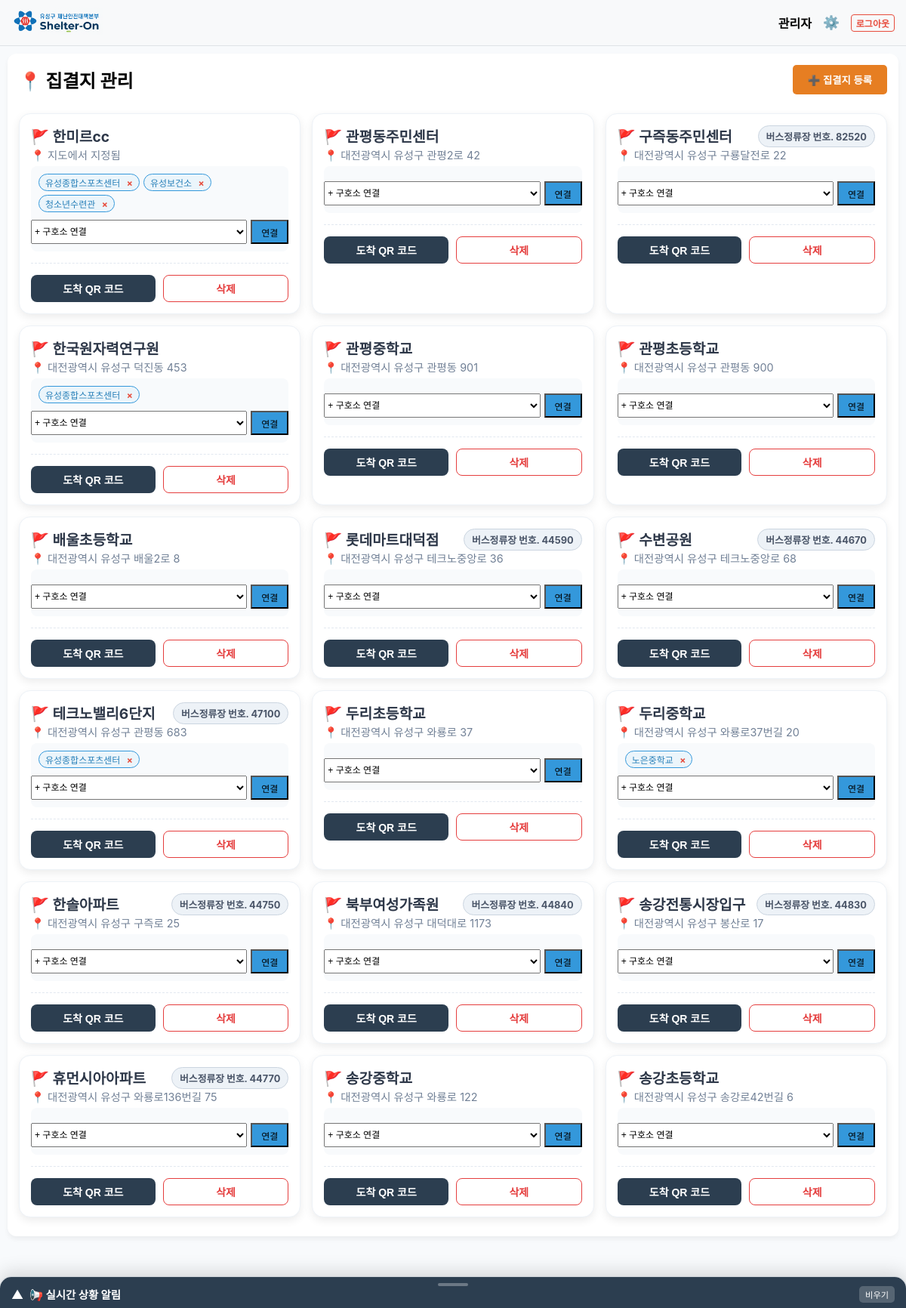
The app's page /admin/assembly (signed in) with its own data.
### models.py (models this page shows, shortened)
class AssemblyPoint(db.Model):
    __tablename__ = 'assembly_points'
    id = db.Column(db.Integer, primary_key=True)
    incident_id = db.Column(db.Integer, db.ForeignKey('incidents.id'), nullable=False)
    name = db.Column(db.String(100), nullable=False)
    address = db.Column(db.String(200))
    stop_no = db.Column(db.String(50)) # 정류장 번호 등 식별자
    is_active = db.Column(db.Boolean, default=True)
    latitude = db.Column(db.Float)
    longitude = db.Column(db.Float)
    destinations = db.relationship('AssemblyDestination', backref='assembly_point', cascade="all, delete-orphan")

class Shelter(db.Model):
    __tablename__ = 'shelters'
    id = db.Column(db.Integer, primary_key=True)
    incident_id = db.Column(db.Integer, db.ForeignKey('incidents.id'), nullable=False)
    name = db.Column(db.String(100), nullable=False) # 구호소명
    address = db.Column(db.String(200))
    phone = db.Column(db.String(20))
    area = db.Column(db.Integer)      # 면적
    capacity = db.Column(db.Integer)  # 수용 가능 인원
    is_active = db.Column(db.Boolean, default=True) # 운영 여부
    latitude = db.Column(db.Float)  # 위도
    longitude = db.Column(db.Float) # 경도
    residents_logs = db.relationship('ResidentLog', backref='shelter', lazy=True)
    supplies = db.relationship('Supply', backref='shelter', lazy=True)
    duty_orders = db.relationship('DutyOrder', backref='shelter', lazy=True)
    staff_logs = db.relationship('StaffLog', backref='shelter', lazy=True)

### app.py (the view)
@app.route('/admin/assembly')
@login_required
def admin_assembly():
    assemblies_orm = AssemblyPoint.query.filter_by(is_active=True).all()
    all_shelters = Shelter.query.filter_by(is_active=True).all()
    data = []
    for ap in assemblies_orm:
        dests = []
        for d in ap.destinations:
            if d.target_shelter and d.target_shelter.is_active:
                dests.append({'id': d.target_shelter.id, 'name': d.target_shelter.name})
        info = {
            'id': ap.id,
            'name': ap.name,
            'address': ap.address,
            'stop_no': ap.stop_no
        }
        data.append({'info': info, 'destinations': dests})
    shelter_options = [{'id': s.id, 'name': s.name} for s in all_shelters]
    return render_template('admin_assembly.html', assemblies=data, all_shelters=shelter_options)

### app.py (called while the page is built)
def login_required(f):
    @wraps(f)
    def decorated_function(*args, **kwargs):
        if 'logged_in' not in session:
            if request.endpoint not in ['login', 'login_resident', 'user_register', 'add_resident', 'kakao_resident_login', 'kakao_callback']:
                return redirect(url_for('login'))
        return f(*args, **kwargs)
    return decorated_function

### templates/admin_assembly.html (shortened to what this page needs)
{% extends "layout.html" %}
{% block content %}
<div class="card">
    <div style="display: flex; justify-content: space-between; align-items: center; margin-bottom: 15px;">
        <h2 style="margin: 0;">📍 집결지 관리</h2>
        <button onclick="openModal('assemblyModal')" style="background:#e67e22; width:auto; padding: 10px 20px; color: white; border: none; border-radius: 5px; cursor: pointer; font-weight: bold;">➕ 집결지 등록</button>
    </div>
    <div class="mobile-card-container">
        {% for item in assemblies %}
        <div class="data-card">
            {% if item.info.stop_no %}
            <div class="card-badge" style="background: #edf2f7; color: #4a5568; border: 1px solid #cbd5e0;">
                버스정류장 번호. {{ item.info.stop_no }}
            </div>
            {% endif %}
            <div class="card-title">🚩 {{ item.info.name }}</div>
            <div class="card-info">📍 {{ item.info.address }}</div>
            <div style="padding: 0px 0px 10px 0px; background: #f8fafc; border-radius: 8px;">
                <div style="margin: 10px; display: flex; flex-wrap: wrap; gap: 5px;">
                        {% for dest in item.destinations %}
                        <span style="background: #ebf5fb; color: #2980b9; padding: 2px 8px; border-radius: 12px; font-size: 12px; border: 1px solid #3498db;">
                            {{ dest.name }}
                            <a href="/delete_destination/{{ item.info.id }}/{{ dest.id }}" style="color: #e74c3c; text-decoration: none; margin-left: 5px; font-weight: bold;">×</a>
                        </span>
                        {% endfor %}
                </div>
                <form action="/add_destination" method="post" style="display: flex; gap: 5px;">
                    <select name="shelter_id" required style="flex:1; font-size:12px; height:32px;min-width:50%;">
                        <option value="">+ 구호소 연결</option>
                    </select>
                    <button type="submit" style="width:50px; padding: 4px 8px; background: #3498db; font-size: 12px;">연결</button>
                </form>
            </div>
            <div class="card-actions">
                <button onclick="showQR('{{ item.info.id }}', '{{ item.info.name }}')"
                        style="flex: 1; background: #2c3e50; color: white; border: none; padding: 10px; border-radius: 8px; font-weight: bold;">
                    도착 QR 코드
                </button>
                <a href="/delete_assembly/{{ item.info.id }}"
                   onclick="return confirm('이 집결지를 삭제(비활성화) 하시겠습니까?')"
                   style="flex: 1; text-align: center; background: #fff; color: #e53e3e; border: 1px solid #e53e3e; padding: 10px; border-radius: 8px; text-decoration: none; font-weight: bold;">
                    삭제
                </a>
            </div>
        </div>
        {% endfor %}
    </div>
</div>
{% endblock %}

### static/style.css (style rules this page uses)
body { font-family: 'Pretendard', -apple-system, sans-serif; margin: 0; font-size: 16px; background-color: #f8fafc; }
.card { background: white; border-radius: 12px; border: none; box-shadow: 0 4px 6px rgba(0,0,0,0.05); margin-bottom: 15px; padding: 15px; }
.mobile-card-container { display: grid; grid-template-columns: repeat(auto-fill, minmax(300px, 1fr)); gap: 15px; padding: 10px 0; }
.data-card { background: white; border-radius: 15px; padding: 15px; box-shadow: 0 4px 12px rgba(0,0,0,0.08); border: 1px solid #edf2f7; display: flex; flex-direction: column; position: relative; }
.card-title { font-size: 1.2rem; font-weight: 700; color: #2d3748; display: flex; align-items: center; gap: 8px; }
.card-info { font-size: 0.9rem; color: #718096; margin-bottom: 5px; }
.card-badge { position: absolute; top: 15px; right: 15px; padding: 4px 10px; border-radius: 20px; font-size: 0.8rem; font-weight: bold; }
.card-actions { margin-top: 15px; padding-top: 15px; border-top: 1px dashed #e2e8f0; display: flex; gap: 10px; }
.card-actions button, .card-actions a { flex: 1; height: 36px; display: flex; align-items: center; justify-content: center; border-radius: 8px; font-size: 14px; font-weight: bold; text-decoration: none; border: none; cursor: pointer; box-sizing: border-box; }

### records on screen
AssemblyPoint: info.name "한미르cc", info.address "지도에서 지정됨"
Shelter: name "유성종합스포츠센터"
Shelter: name "유성보건소"
Shelter: name "청소년수련관"
AssemblyPoint: info.name "관평동주민센터", info.address "대전광역시 유성구 관평2로 42"
AssemblyPoint: info.stop_no "82520", info.name "구즉동주민센터", info.address "대전광역시 유성구 구룡달전로 22"
AssemblyPoint: info.name "한국원자력연구원", info.address "대전광역시 유성구 덕진동 453"
Shelter: name "유성종합스포츠센터"
AssemblyPoint: info.name "관평중학교", info.address "대전광역시 유성구 관평동 901"
AssemblyPoint: info.name "관평초등학교", info.address "대전광역시 유성구 관평동 900"
AssemblyPoint: info.name "배울초등학교", info.address "대전광역시 유성구 배울2로 8"
AssemblyPoint: info.stop_no "44590", info.name "롯데마트대덕점", info.address "대전광역시 유성구 테크노중앙로 36"
AssemblyPoint: info.stop_no "44670", info.name "수변공원", info.address "대전광역시 유성구 테크노중앙로 68"
AssemblyPoint: info.stop_no "47100", info.name "테크노밸리6단지", info.address "대전광역시 유성구 관평동 683"
AssemblyPoint: info.name "두리초등학교", info.address "대전광역시 유성구 와룡로 37"
AssemblyPoint: info.name "두리중학교", info.address "대전광역시 유성구 와룡로37번길 20"
Shelter: name "노은중학교"
AssemblyPoint: info.stop_no "44750", info.name "한솔아파트", info.address "대전광역시 유성구 구즉로 25"
AssemblyPoint: info.stop_no "44840", info.name "북부여성가족원", info.address "대전광역시 유성구 대덕대로 1173"
AssemblyPoint: info.stop_no "44830", info.name "송강전통시장입구", info.address "대전광역시 유성구 봉산로 17"
AssemblyPoint: info.stop_no "44770", info.name "휴먼시아아파트", info.address "대전광역시 유성구 와룡로136번길 75"
AssemblyPoint: info.name "송강중학교", info.address "대전광역시 유성구 와룡로 122"
AssemblyPoint: info.name "송강초등학교", info.address "대전광역시 유성구 송강로42번길 6"

### other values on screen
{{ session.user_name }} "관리자"
